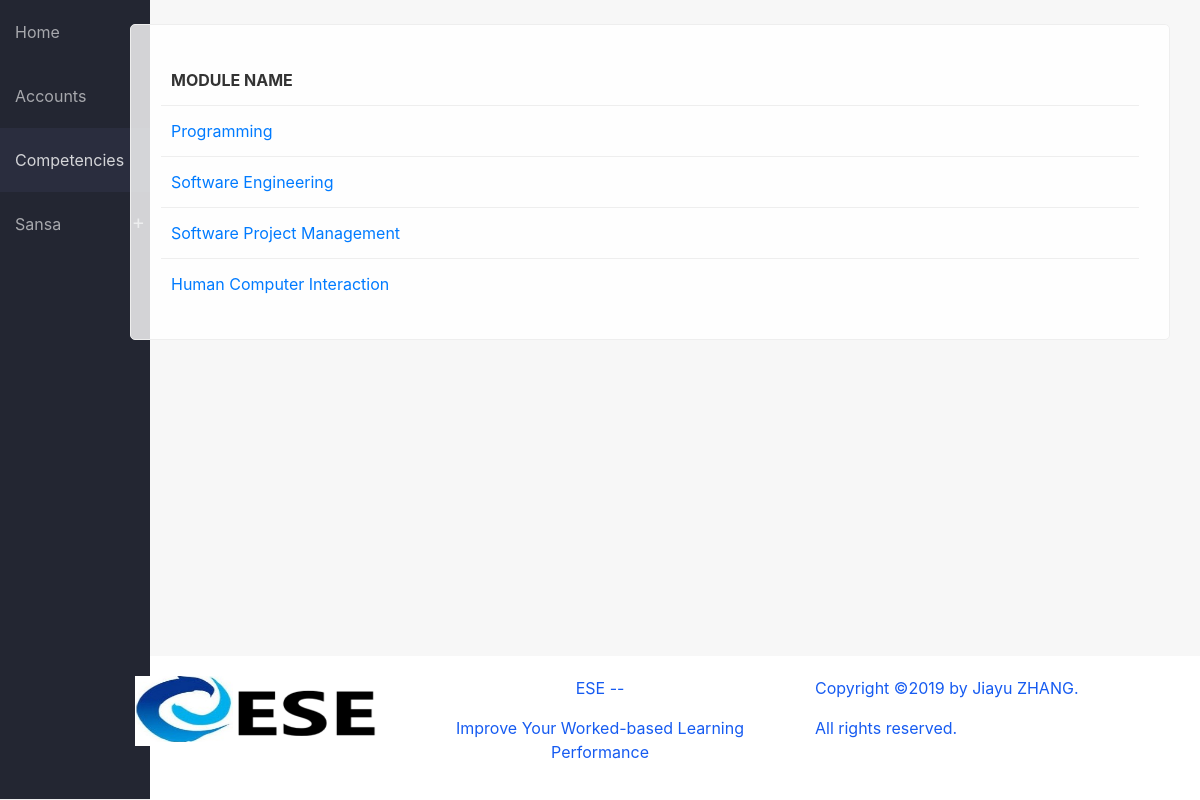
/modules/ (signed in), run on the app's committed database.
### ESE/models.py (models this page shows, shortened)
class Student(models.Model):
    user = models.OneToOneField(User, on_delete=models.CASCADE, null=True)
    first_name = models.CharField(max_length=100, null=True)
    last_name = models.CharField(max_length=100, null=True)
    picture = models.ImageField(null=True, blank=True, default='no-img.png')
    email = models.EmailField(max_length=100, null=True)
    major = models.CharField(max_length=100, null=True)
    country = models.ForeignKey(State, on_delete=models.SET_NULL, null=True)
    city = models.CharField(max_length=100, null=True)
    module = models.ManyToManyField(Module, related_name='module', blank=True)
    assessor = models.ManyToManyField(Competency, related_name='assessor', blank=True)
    year = models.IntegerField(choices=YEARS, default=1)
    competency = models.ManyToManyField(Competency, related_name='competency', blank=True)
    semester = models.IntegerField(choices=SEMESTER, default=1)
    level = models.CharField(max_length=100, choices=LEVELS, default=1)

class Module(models.Model):
    name = models.CharField(max_length=150)
    summary = models.TextField(null=True, blank=True)
    start_date = models.DateField()
    end_date = models.DateField()
    year = models.IntegerField(choices=YEARS, default=1)
    semester = models.IntegerField(choices=SEMESTER, default=1)
    level = models.CharField(max_length=100, choices=LEVELS, default='Bachelor')
    def __str__(self):
        return self.name

### ESE/views.py (the view)
# urls.py: path('modules/', views.modules_view, name='modules'),
def modules_view(request):
    modules = Module.objects.all()
    if request.user.is_authenticated:
        return render (
            request,
            'modules_list.html',
            {'modules': modules},
        )
    else:
        return redirect('login')

### ESE/templates/modules_list.html (shortened to what this page needs)
{% extends 'base_generic.html' %} {% block content %}
<div class="container">
    <div class="shadow-box">
        {% if modules %}
        <table>
            <thead>
                <tr>
                    <th>Module name</th>
                </tr>
            </thead>
            {% for m in modules %}
            <tr>
                <td><a href="{% url 'module_detail' pk=m.pk %}">{{ m }}</a></td>
            </tr>
            {% endfor %}
        </table>
        {% else %}
        <p>There are no modules available</p>
        {% endif %}
    </div>
</div>
{% endblock %}

### ESE/templates/base_generic.html (shortened to what this page needs)
{% load static %}
<html>
<head>
    <link rel="stylesheet" href="https://use.fontawesome.com/releases/v5.0.12/css/all.css">
    <link rel="stylesheet" href="{% static 'css/bootstrap.min.css' %}">
    <link rel="stylesheet" href="{% static 'css/main.css' %}">
    <link rel="stylesheet" href="{% static 'fonts/fontawesome-all.min.css' %}">
</head>
<body>
    <div class="wrapper">
        <div class="container-fluid">
            <div class="row">
                <div class="no-padding col-md-1 col-sm-4">
                    <header>
                        <nav>
                            {% url 'home' as hom %} {% url 'students' as acc %} {% url 'modules' as mod %} {% url 'login' as log %} {% url 'student_detail' pk=user.student.pk as sd %}
                            <a href="{% url 'home' %}" {% if request.path == hom %} class="active" {% endif %}>Home</a>
                            <a href="{% url 'students' %}" {% if request.path == acc %} class="active" {% endif %}>Accounts</a>
                            <a href="{% url 'modules' %}" {% if request.path == mod %} class="active" {% endif %}>Competencies</a>
                            <div>
                                {% if not user.is_authenticated %}
                                <a href="{% url 'login' %}" {% if request.path == log %} class="active" {% endif %}>Login</a> {% else %}
                                <div class="dd">
                                    <a {% if request.path == sd %} class="active" {% endif %}>{{ user.student.first_name }}</a>
                                </div>
                                {% endif %}
                            </div>
                        </nav>
                    </header>
                </div>
                <div class="col-md-11 col-sm-8">
                    <br>
                    {% block content %} {% endblock %}
                </div>
            </div>
        </div>
    </div>
    <footer class="container-fluid" style="color:rgb(22, 91, 241)">
        <div class="row">
             <div class="col-sm-4 text-right">
               <img src="{% static "uploads/e.png" %}" width="250" height="70"/>
             </div>
             <div class="col-sm-4 text-center">
               <p>ESE --</p>
               <p>Improve Your Worked-based Learning Performance</p>
            </div>
             <div class="col-sm-4 text-left">
               <p>Copyright ©2019 by Jiayu ZHANG. </p>
               <p>All rights reserved. </p>
           </div>
          </div>
      </footer>
</body>
</html>

### ESE/static/css/main.css (style rules this page uses)
* { --main-color: #006992; }
body { display: flex; flex-direction: column; background-color: #f7f7f7; min-height: 100vh; }
.wrapper { flex: 1; }
.no-padding { padding: 0; }
nav { background-color: #232632; margin-bottom: 15px; border-bottom: 1px solid #eee; height: 100vh; position: fixed; min-width: 150px; }
nav a { display: block; padding: 20px 15px; color: rgba(255,255,255,.6); transition: 100ms ease; }
a.active { color: rgba(255,255,255,.8); background-color: #2A2D3E; }
.dd::before, .minus::before { content: '+'; position: absolute; right: 0; font-size: 20px; margin-top: 15px; margin-right: 5px; }
.dd { position: relative; cursor: pointer; display: block; color: rgba(255,255,255,.6); }
.shadow-box, .card-box, .empty-box { padding: 30px; border-radius: 5px; margin-bottom: 10px; display: block; border: 1px solid #eee; position: relative; background-color: rgba(255,255,255,.8); position: relative; overflow: hidden; }
table { width: 100%; }
td, th { padding: 15px 10px; border-top: 1px solid #eee; color: #444; }
th { border: none; color: #333; text-transform: uppercase; }
td { position: relative; }
footer { background-color: #fff; padding: 20px 0; margin-top: 50px; }

### data on the page
Module: name "Programming"
Module: name "Software Engineering"
Module: name "Software Project Management"
Module: name "Human Computer Interaction"

### other printed values
{{ user.student.first_name }} "Sansa"
